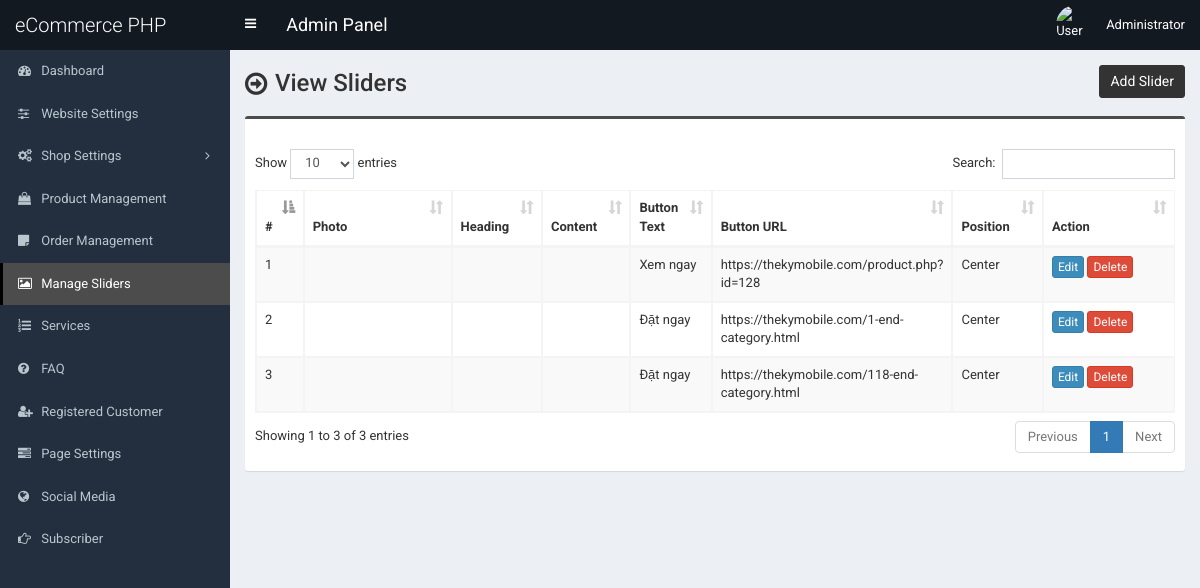
Screenshot of /admin/slider.php (signed in) with the database file from the repository.
### tables this page shows
CREATE TABLE `tbl_slider` (
  `id` int(11) NOT NULL,
  `photo` varchar(255) NOT NULL,
  `heading` varchar(255) NOT NULL,
  `content` text NOT NULL,
  `button_text` varchar(255) NOT NULL,
  `button_url` varchar(255) NOT NULL,
  `position` varchar(255) NOT NULL
);

### admin/slider.php (the view, shortened to what this page needs)
<?php require_once('header.php'); ?>
<section class="content-header">
	<div class="content-header-left">
		<h1>View Sliders</h1>
	</div>
	<div class="content-header-right">
		<a href="slider-add.php" class="btn btn-primary btn-sm">Add Slider</a>
	</div>
</section>
<section class="content">
	<div class="row">
		<div class="col-md-12">
			<div class="box box-info">
				<div class="box-body table-responsive">
					<table id="example1" class="table table-bordered table-hover table-striped">
						<thead>
							<tr>
								<th>#</th>
								<th>Photo</th>
								<th>Heading</th>
								<th>Content</th>
								<th>Button Text</th>
								<th>Button URL</th>
								<th>Position</th>
								<th width="140">Action</th>
							</tr>
						</thead>
						<tbody>
							<?php
							$i=0;
							$statement = $pdo->prepare("SELECT
														id,
														photo,
														heading,
														content,
														button_text,
														button_url,
														position
							                           	FROM tbl_slider
							                           	");
							$statement->execute();
							$result = $statement->fetchAll(PDO::FETCH_ASSOC);
							foreach ($result as $row) {
								$i++;
								?>
								<tr>
									<td><?php echo $i; ?></td>
									<td style="width:150px;"><img src="../assets/uploads/<?php echo $row['photo']; ?>" alt="<?php echo $row['heading']; ?>" style="width:140px;"></td>
									<td><?php echo $row['heading']; ?></td>
									<td><?php echo $row['content']; ?></td>
									<td><?php echo $row['button_text']; ?></td>
									<td><?php echo $row['button_url']; ?></td>
									<td><?php echo $row['position']; ?></td>
									<td>
										<a href="slider-edit.php?id=<?php echo $row['id']; ?>" class="btn btn-primary btn-xs">Edit</a>
										<a href="#" class="btn btn-danger btn-xs" data-href="slider-delete.php?id=<?php echo $row['id']; ?>" data-toggle="modal" data-target="#confirm-delete">Delete</a>
									</td>
								</tr>
								<?php
							}
							?>
						</tbody>
					</table>
				</div>
			</div>
		</div>
	</div>
</section>
<?php require_once('footer.php'); ?>

### admin/style.css (style rules this page uses)
body { font-size: 13px; font-family: "Roboto", sans-serif; }
.content-header > h1, .content-header .content-header-left h1 { font-family: "Roboto", sans-serif; }
.box-info { padding-top: 20px; }
.content-header { overflow: hidden; }
.content-header .content-header-left { float: left; padding-top: 5px; }
.content-header .content-header-right { float: right; }
.content-header .content-header-left h1 { margin-top: 0; margin-bottom: 0; padding-left: 30px; padding-bottom: 5px; font-size: 24px; position: relative; }
.content-header .content-header-left h1:before { position: absolute; top: 0; left: 0; font-family: "FontAwesome", sans-serif; font-size: 26px; content: "\f18e"; }
.content-header .content-header-right a { position: relative; font-size: 14px; }
.box.box-info { border-top-color: #4c4c4c; }
.content-header .content-header-right a { background-color: #333333; border-color: #333333; }

### rows the page displays
tbl_slider: button_text "Xem ngay", button_url "https://thekymobile.com/product.php?id=128", position "Center"
tbl_slider: button_text "Đặt ngay", button_url "https://thekymobile.com/1-end-category.html", position "Center"
tbl_slider: button_text "Đặt ngay", button_url "https://thekymobile.com/118-end-category.html", position "Center"

### other values shown
$_SESSION['user']['full_name'] "Administrator"
